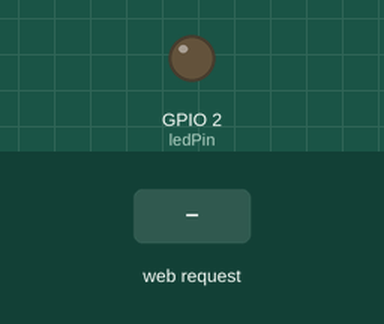
The sketch below on a simulated ESP8266 (NodeMCU). Parts: output pins drawn as LEDs (lit = HIGH). Inputs (shaded band) come from the test bench. WiFi joins after 1.5 s; servers stay silent unless stated; not simulated (calls return 0 or success): wifi-credentials.h; what the sketch prints to the serial monitor is not drawn.

Above: at 2.7 s.
2.8 s: HTTP request GET / received
4.3 s: HTTP request GET / received
At 5.6 s:
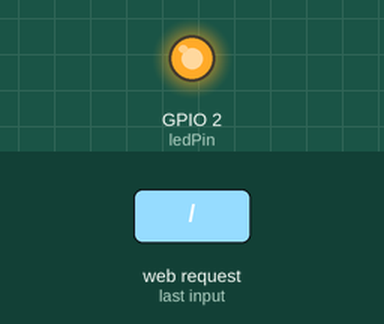
Timing chart, 0 to 7.3 s (numbered marks = the images above; inputs shaded):
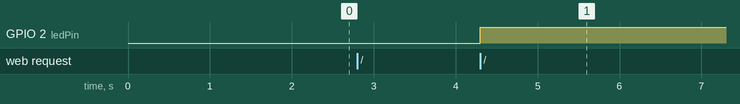

The sketch:

ESP2866LedWebServer.ino
```cpp
#include <ESP8266WiFi.h>
#include <WiFiClient.h>
#include <ESP8266WebServer.h>
#include <ESP8266mDNS.h>
#include "wifi-credentials.h"

bool ledOn = false;
int ledPin = 2;

ESP8266WebServer server(80);

void setup(void){
  Serial.begin(115200);
  WiFi.begin(ssid, password);
  pinMode(ledPin, OUTPUT);
  Serial.println("");

  // Wait for connection
  while (WiFi.status() != WL_CONNECTED) {
    delay(500);
    Serial.print(".");
  }
  Serial.println("");
  Serial.print("Connected to ");
  Serial.println(ssid);
  Serial.print("IP address: ");
  Serial.println(WiFi.localIP());

  if (MDNS.begin("esp8266")) {
    Serial.println("MDNS responder started");
  }

  server.on("/", [](){
    ledOn = !ledOn;
    digitalWrite(ledPin, ledOn ? LOW : HIGH);
    Serial.println(ledOn ? "ON" : "OFF");
    server.send(200, "text/plain", ledOn ? "ON" : "OFF");
  });

  server.onNotFound([](){
    server.send(404, "text/plain", "404 not found");
  });

  server.begin();
  Serial.println("HTTP server started");
}

void loop(void){
  server.handleClient();
}
```

Measured:
- after the input at 2.8 s, every drawn part: stays the same
- after the input at 4.3 s, GPIO 2 (ledPin): LOW → HIGH at once
